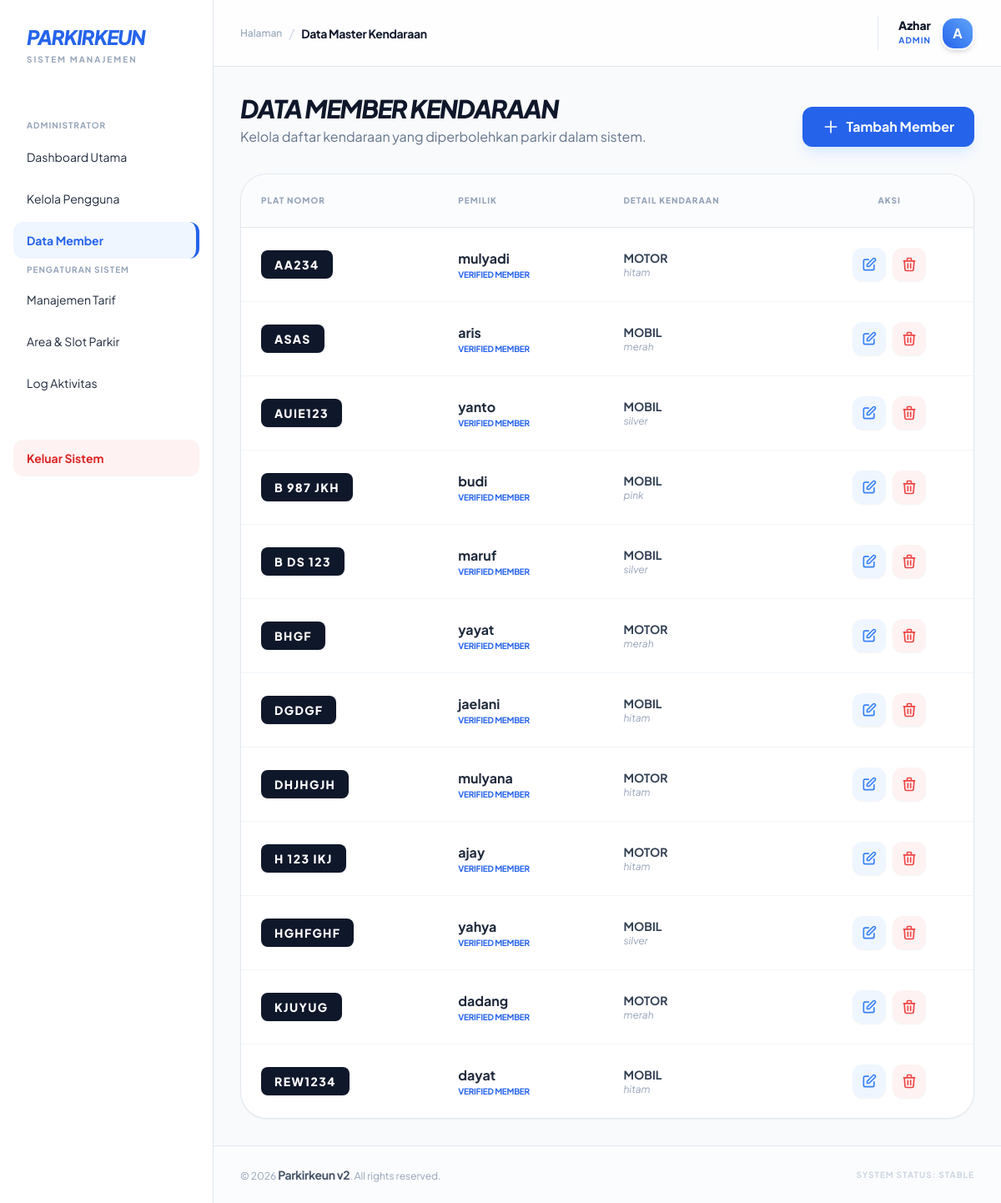
The app's page /public/admin/kendaraan (signed in) with its own data.
### tables this page shows
CREATE TABLE `tb_kendaraan` (
  `id_kendaraan` int(11) NOT NULL,
  `plat_nomor` varchar(15) DEFAULT NULL,
  `jenis_kendaraan` enum('mobil','motor') DEFAULT NULL,
  `warna` varchar(10) DEFAULT NULL,
  `pemilik` varchar(25) DEFAULT NULL,
  `id_user` int(11) DEFAULT NULL
);

### app/core/Controller.php (called while the page is built, shortened)
<?php
class Controller {
    public function view($view, $data = []) {
        require_once '../app/views/' . $view . '.php';
    }
    public function model($model) {
        return new $model;
    }
}

### app/controllers/Admin.php (called while the page is built, shortened)
<?php
class Admin extends Controller {
    public function kendaraan() {
        $data['judul'] = 'Data Master Kendaraan';
        $data['kendaraan'] = $this->model('Parkir_model')->getAllKendaraan();
        $data['tarif'] = $this->model('Parkir_model')->getTarif();
        $this->view('admin/kendaraan', $data);
    }
}

### app/core/App.php (called while the page is built, shortened)
<?php
class App {
    protected $method = 'index';
    protected $params = [];
    public function __construct() {
        $url = $this->parseURL();
        if (isset($url[0])) {
            $url[0] = ucfirst($url[0]);
            if (file_exists('../app/controllers/' . $url[0] . '.php')) {
                unset($url[0]);
            }
        }
        $this->controller = new $this->controller;
        if (isset($url[1])) {
            if (method_exists($this->controller, $url[1])) {
                $this->method = $url[1];
            }
        }
        call_user_func_array([$this->controller, $this->method], $this->params);
    }
    public function parseURL() {
        if (isset($_GET['url'])) {
            $url = rtrim($_GET['url'], '/');
            $url = filter_var($url, FILTER_SANITIZE_URL);
            return explode('/', $url);
        }
        return [];
    }
}

### public/index.php (called while the page is built, shortened)
<?php
$app = new App;

### app/core/Database.php (called while the page is built, shortened)
<?php
class Database {
    private $host = DB_HOST;
    private $user = DB_USER;
    private $pass = DB_PASS;
    private $db_name = DB_NAME;
    private $dbh;
    private $stmt;
    public function __construct() {
        $dsn = 'mysql:host=' . $this->host . ';dbname=' . $this->db_name;
        $option = [
            PDO::ATTR_PERSISTENT => true,
            PDO::ATTR_ERRMODE => PDO::ERRMODE_EXCEPTION
        ];
        try {
            $this->dbh = new PDO($dsn, $this->user, $this->pass, $option);
        } catch(PDOException $e) {
            die($e->getMessage());
        }
    }
    public function query($query) {
        $this->stmt = $this->dbh->prepare($query);
    }
    public function execute() {
        return $this->stmt->execute();
    }
    public function resultSet() {
        $this->execute();
        return $this->stmt->fetchAll(PDO::FETCH_ASSOC);
    }
}

### app/models/Parkir_model.php (called while the page is built, shortened)
<?php
class Parkir_model {
    private $db;
    public function __construct() {
        $this->db = new Database;
    }
    public function getAllKendaraan() {
        $this->db->query("SELECT k.*, u.username FROM tb_kendaraan k
                          LEFT JOIN tb_user u ON k.id_user = u.id_user
                          ORDER BY k.plat_nomor ASC");
        return $this->db->resultSet();
    }
    public function getTarif() {
        $this->db->query("SELECT * FROM tb_tarif");
        return $this->db->resultSet();
    }
}

### app/views/admin/kendaraan.php (the view, shortened to what this page needs)
<div class="flex justify-between items-end mb-8">
    <div>
        <h1 class="text-3xl font-black text-slate-900 tracking-tighter uppercase italic">Data Member Kendaraan</h1>
        <p class="text-slate-500 mt-1">Kelola daftar kendaraan yang diperbolehkan parkir dalam sistem.</p>
    </div>
    <button onclick="openModal()" class="bg-blue-600 hover:bg-blue-700 text-white px-6 py-3 rounded-xl font-bold shadow-lg shadow-blue-100 transition-all active:scale-95 flex items-center gap-2">
        <svg xmlns="http://www.w3.org/2000/svg" class="h-5 w-5" fill="none" viewBox="0 0 24 24" stroke="currentColor">
            <path stroke-linecap="round" stroke-linejoin="round" stroke-width="2" d="M12 4v16m8-8H4" />
        </svg>
        Tambah Member
    </button>
</div>
<div class="bg-white rounded-[2rem] shadow-sm border border-slate-200 overflow-hidden">
    <table class="w-full text-left border-collapse">
        <thead>
            <tr class="bg-slate-50/50 border-b border-slate-200">
                <th class="p-6 text-[10px] font-black uppercase text-slate-400 tracking-widest">Plat Nomor</th>
                <th class="p-6 text-[10px] font-black uppercase text-slate-400 tracking-widest">Pemilik</th>
                <th class="p-6 text-[10px] font-black uppercase text-slate-400 tracking-widest">Detail Kendaraan</th>
                <th class="p-6 text-[10px] font-black uppercase text-slate-400 tracking-widest text-center">Aksi</th>
            </tr>
        </thead>
        <tbody class="divide-y divide-slate-100">
            <?php if(empty($data['kendaraan'])) : ?>
                <tr>
                    <td colspan="4" class="p-20 text-center">
                        <div class="flex flex-col items-center">
                            <div class="w-16 h-16 bg-slate-50 rounded-full flex items-center justify-center mb-4">
                                <svg xmlns="http://www.w3.org/2000/svg" class="h-8 w-8 text-slate-300" fill="none" viewBox="0 0 24 24" stroke="currentColor">
                                    <path stroke-linecap="round" stroke-linejoin="round" stroke-width="2" d="M9 12h6m-6 4h6m2 5H7a2 2 0 01-2-2V5a2 2 0 012-2h5.586a1 1 0 01.707.293l5.414 5.414a1 1 0 01.293.707V19a2 2 0 01-2 2z" />
                                </svg>
                            </div>
                            <p class="text-slate-400 font-medium">Belum ada data member terdaftar.</p>
                        </div>
                    </td>
                </tr>
            <?php else : ?>
                <?php foreach($data['kendaraan'] as $k) : ?>
                <tr class="hover:bg-slate-50/50 transition-colors">
                    <td class="p-6">
                        <span class="bg-slate-900 text-white px-4 py-2 rounded-lg font-black tracking-widest text-sm uppercase shadow-sm">
                            <?= $k['plat_nomor']; ?>
                        </span>
                    </td>
                    <td class="p-6">
                        <p class="font-bold text-slate-800"><?= $k['pemilik']; ?></p>
                        <p class="text-[10px] text-blue-600 font-bold uppercase tracking-tight">Verified Member</p>
                    </td>
                    <td class="p-6">
                        <div class="flex flex-col">
                            <span class="text-sm font-bold text-slate-700 uppercase"><?= $k['jenis_kendaraan']; ?></span>
                            <span class="text-xs text-slate-400 italic"><?= $k['warna']; ?></span>
                        </div>
                    </td>
                    <td class="p-6 text-center flex justify-center gap-2">
                        <button onclick="openEditModal(<?= htmlspecialchars(json_encode($k)); ?>)"
                                class="inline-flex items-center justify-center w-10 h-10 rounded-xl bg-blue-50 text-blue-500 hover:bg-blue-600 hover:text-white transition-all shadow-sm">
                            <svg xmlns="http://www.w3.org/2000/svg" class="h-5 w-5" fill="none" viewBox="0 0 24 24" stroke="currentColor">
                                <path stroke-linecap="round" stroke-linejoin="round" stroke-width="2" d="M11 5H6a2 2 0 00-2 2v11a2 2 0 002 2h11a2 2 0 002-2v-5m-1.414-9.414a2 2 0 112.828 2.828L11.828 15H9v-2.828l8.586-8.586z" />
                            </svg>
                        </button>
                        <a href="<?= BASEURL; ?>/admin/hapus_kendaraan/<?= $k['id_kendaraan']; ?>"
                           onclick="return confirm('Hapus member <?= $k['plat_nomor']; ?>? Semua riwayat transaksi kendaraan ini juga akan terhapus.')"
                           class="inline-flex items-center justify-center w-10 h-10 rounded-xl bg-red-50 text-red-500 hover:bg-red-600 hover:text-white transition-all shadow-sm">
                            <svg xmlns="http://www.w3.org/2000/svg" class="h-5 w-5" fill="none" viewBox="0 0 24 24" stroke="currentColor">
                                <path stroke-linecap="round" stroke-linejoin="round" stroke-width="2" d="M19 7l-.867 12.142A2 2 0 0116.138 21H7.862a2 2 0 01-1.995-1.858L5 7m5 4v6m4-6v6m1-10V4a1 1 0 00-1-1h-4a1 1 0 00-1 1v3M4 7h16" />
                            </svg>
                        </a>
                    </td>
                </tr>
                <?php endforeach; ?>
            <?php endif; ?>
        </tbody>
    </table>
</div>

### app/views/templates/header.php (style rules this page uses)
body { font-family: 'Plus Jakarta Sans', sans-serif; overflow-x: hidden; }

### records on screen
tb_kendaraan: plat_nomor "AA234", pemilik "mulyadi", jenis_kendaraan "MOTOR", warna "hitam"
tb_kendaraan: plat_nomor "ASAS", pemilik "aris", jenis_kendaraan "MOBIL", warna "merah"
tb_kendaraan: plat_nomor "AUIE123", pemilik "yanto", jenis_kendaraan "MOBIL", warna "silver"
tb_kendaraan: plat_nomor "B 987 JKH", pemilik "budi", jenis_kendaraan "MOBIL", warna "pink"
tb_kendaraan: plat_nomor "B DS 123", pemilik "maruf", jenis_kendaraan "MOBIL", warna "silver"
tb_kendaraan: plat_nomor "BHGF", pemilik "yayat", jenis_kendaraan "MOTOR", warna "merah"
tb_kendaraan: plat_nomor "DGDGF", pemilik "jaelani", jenis_kendaraan "MOBIL", warna "hitam"
tb_kendaraan: plat_nomor "DHJHGJH", pemilik "mulyana", jenis_kendaraan "MOTOR", warna "hitam"
tb_kendaraan: plat_nomor "H 123 IKJ", pemilik "ajay", jenis_kendaraan "MOTOR", warna "hitam"
tb_kendaraan: plat_nomor "HGHFGHF", pemilik "yahya", jenis_kendaraan "MOBIL", warna "silver"
tb_kendaraan: plat_nomor "KJUYUG", pemilik "dadang", jenis_kendaraan "MOTOR", warna "merah"
tb_kendaraan: plat_nomor "REW1234", pemilik "dayat", jenis_kendaraan "MOBIL", warna "hitam"

### other values on screen
$data['judul'] "Data Master Kendaraan"
$_SESSION['nama'] "Azhar"
$_SESSION['role'] "ADMIN"
substr($_SESSION['nama'] ?? 'U', 0, 1) "A"
